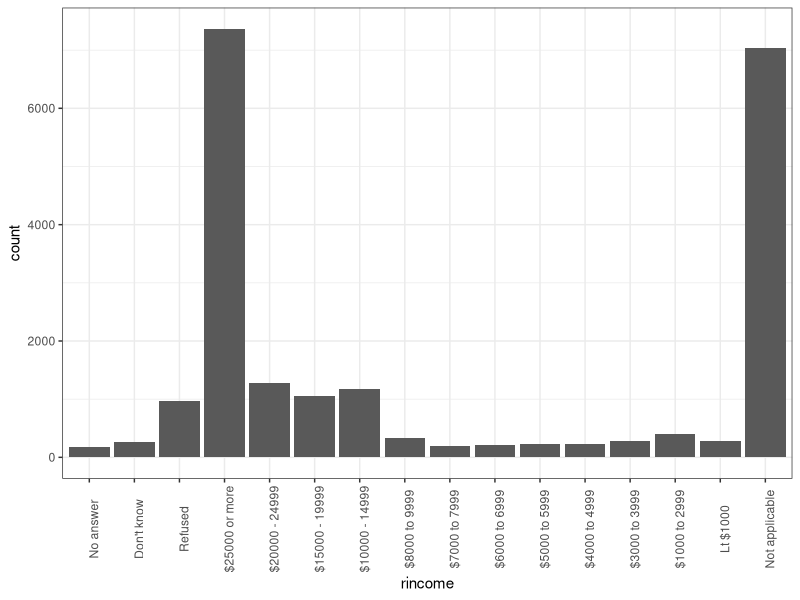
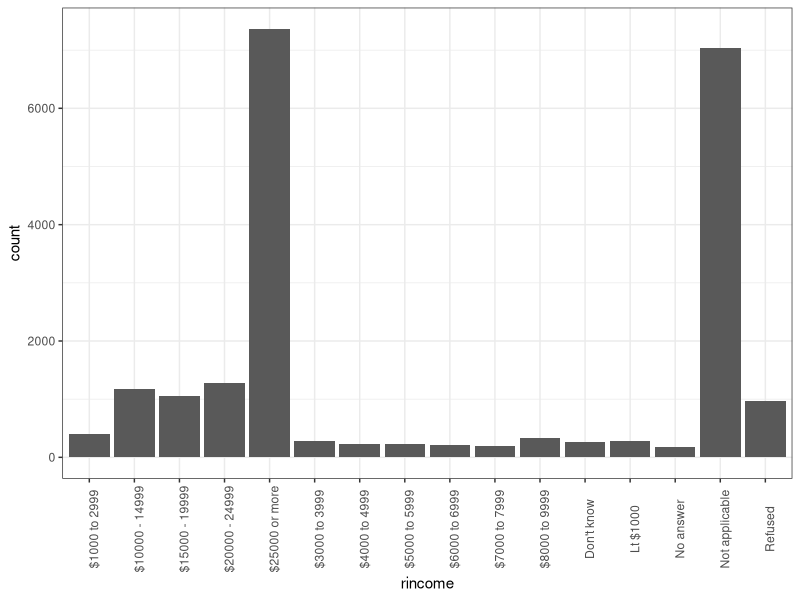
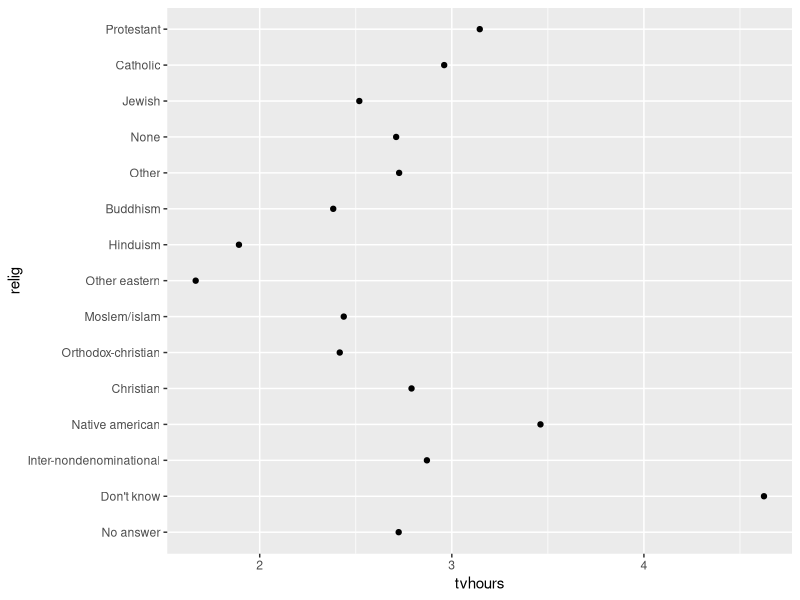
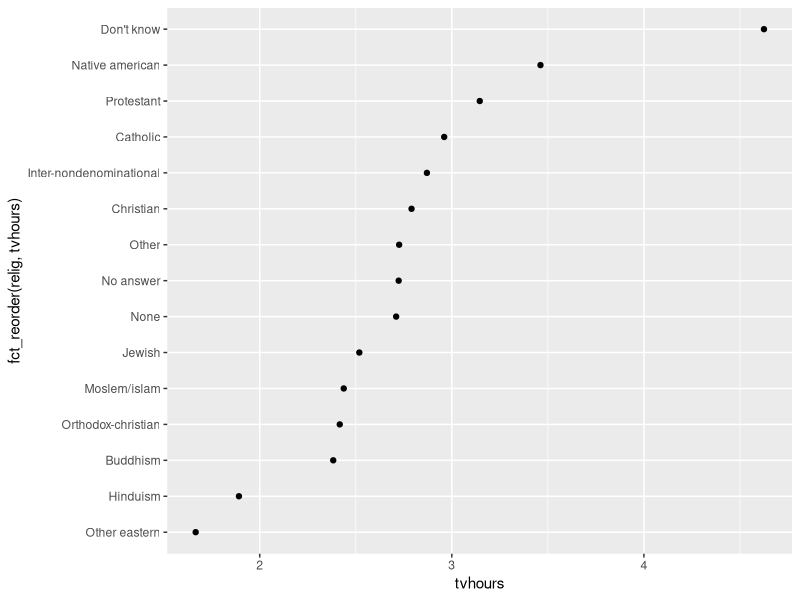

Source code (R) for these figures, in order:
library(tidyverse)

glimpse(gss_cat)
# levels() pulls out the categories available in a factor
levels(gss_cat$rincome)

# A barplot *with* the levels of the factor set
ggplot(
  data = gss_cat,
  mapping = aes(x = rincome)
) +
  geom_bar() +
  theme_bw() +
  theme(axis.text.x = element_text(angle = 90))
# The order of the categories comes from the order of the levels

# What if we strip away the levels?
gss_cat |>
  mutate(
    # as.character() strips away the levels
    rincome = as.character(rincome)
  ) |>
  # Plot it
  ggplot(
    mapping = aes(x = rincome)
  ) +
  geom_bar() +
  theme_bw() +
  theme(axis.text.x = element_text(angle = 90))
# Without the levels, the axis is sorted "alphabetically"

# Reordering
relig_summary <- gss_cat |>
  summarize(
    tvhours = mean(tvhours, na.rm = TRUE),
    .by = relig
  )
relig_summary
ggplot(
  data = relig_summary,
  mapping = aes(x = tvhours, y = relig)
) +
  geom_point()
# our categorical axis is ordered by the levels

#fct_reorder() reorders a factor by the values in another column
ggplot(
  data = relig_summary,
  mapping = aes(x = tvhours, y = fct_reorder(relig, tvhours)) #reorder religion by the values of tvhours
) +
  geom_point()

# Collapsing factor levels
gss_cat |>
  count(partyid)
# 10 party affiliation categories - let's collapse down to four, R, I, D, O (other)
gss_cat |>
  mutate(
    partyid = fct_collapse(
      partyid,
      "R" = c("Strong republican", "Not str republican"),
      "I" = c("Independent", "Ind,near rep", "Ind,near dem"),
      "D" = c("Not str democrat", "Strong democrat"),
      "O" = c("No answer", "Don't know", "Other party")
    )
  ) |>
  count(partyid)
